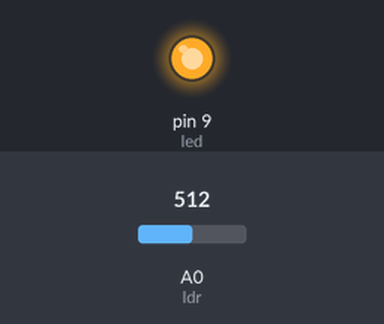
Simulated run of this sketch. Board: Arduino Uno, built with avr-gcc and run on an emulated ATmega328P. Shown: output pins drawn as LEDs (lit = HIGH). The inputs (shaded band) are chosen by the test bench; at power-on: A0 (ldr) = 512.

Above: at 1.2 s.
1.3 s: A0 (ldr) set to 911
2.8 s: A0 (ldr) set to 947
At 3.2 s:
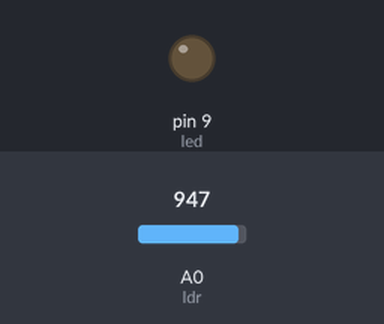
4.3 s: A0 (ldr) set to 920
At 5.6 s:
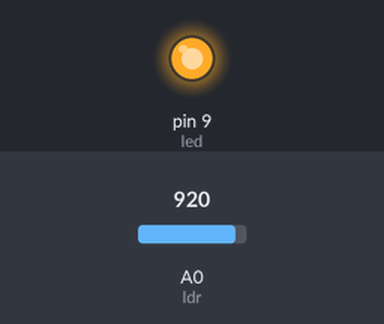
5.9 s: A0 (ldr) set to 940
At 6.9 s:
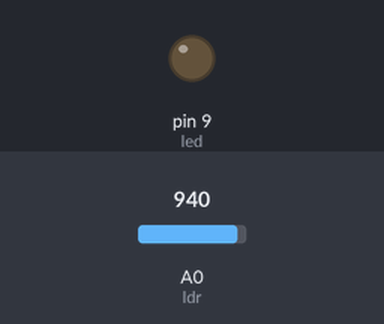
Timing chart, 0 to 8.5 s (numbered marks = the images above; inputs shaded):
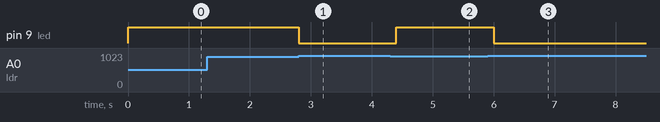

Measured:
- the behaviour switches between 929 and 930 on A0 (ldr) (found by bisection; images 0 and 1)
- after the input at 1.3 s, every drawn part: stays the same
- after the input at 2.8 s, pin 9 (led): HIGH → LOW at once
- after the input at 4.3 s, pin 9 (led): LOW → HIGH after 0.10 s
- after the input at 5.9 s, pin 9 (led): HIGH → LOW after 0.10 s

The sketch:

3.3_Automatic_Night_Lamp.ino
```cpp
int ldr = A0;
int led = 9;

void setup()
{
  pinMode(led, OUTPUT);
}

void loop()
{
  int ldrval = analogRead(ldr);

  if(ldrval < 930) digitalWrite(led, HIGH);
  else digitalWrite(led, LOW);

  delay(200);
}
```
